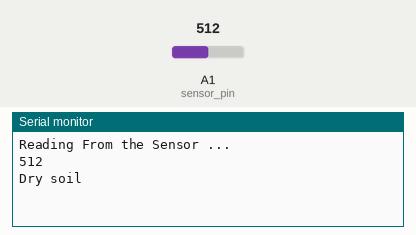
Recording of a sketch running on a simulated Arduino Uno, built with avr-gcc and run on an emulated ATmega328P. Parts: the last lines printed to the serial monitor. Inputs (shaded band) come from the test bench; at power-on: A1 (sensor_pin) = 512.

Above: at 3.2 s.
3.3 s: A1 (sensor_pin) set to 410
At 5.4 s:
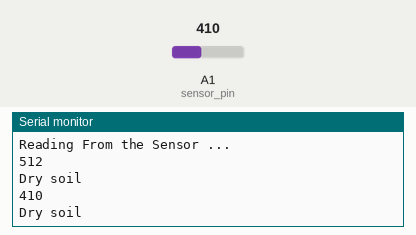
6.0 s: A1 (sensor_pin) set to 383
At 6.9 s:
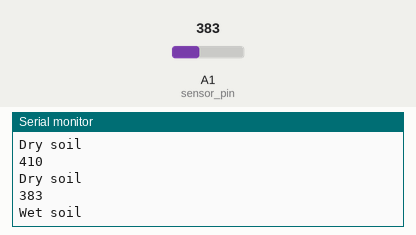
Timing chart, 0 to 9.0 s (numbered marks = the images above; inputs shaded):
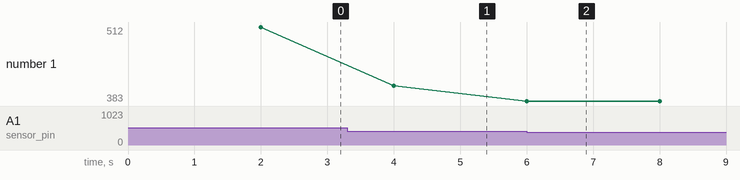

Measured:
- the behaviour switches between 400 and 399 on A1 (sensor_pin) (found by bisection; images 1 and 2)
- after the input at 3.3 s, the serial monitor: prints a new line after 0.70 s (image 1)
- after the input at 6.0 s, the serial monitor: prints a new line at once (image 2)
- plotted number 1: 512 → 410 after the input at 3.3 s, 410 → 383 after the input at 6.0 s

The sketch:

Code001.ino
```cpp
/*this code explains the function of soil moisture sensor*/
int sensor_pin = A1;

void setup()
{
  Serial.begin(9600);
  Serial.println("Reading From the Sensor ...");
  delay(2000);
}

void loop()
{
  int value = analogRead(sensor_pin);
  Serial.println(value);
  if ( value < 400)
  {
    Serial.println("Wet soil");
    delay(2000);
  }
  else
  {
    Serial.println("Dry soil"); // Greater than 400
    delay(2000);
  }
}
```
